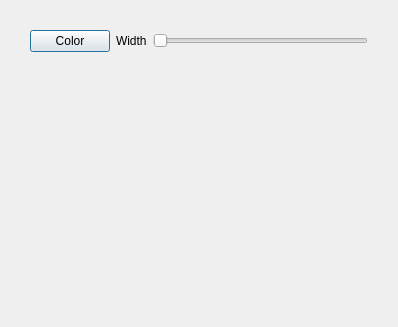
<?xml version="1.0" encoding="UTF-8"?>
<ui version="4.0">
 <class>HistogramWindow</class>
 <widget class="QDialog" name="HistogramWindow">
  <property name="geometry">
   <rect>
    <x>0</x>
    <y>0</y>
    <width>398</width>
    <height>327</height>
   </rect>
  </property>
  <property name="minimumSize">
   <size>
    <width>250</width>
    <height>250</height>
   </size>
  </property>
  <property name="windowTitle">
   <string>Dialog</string>
  </property>
  <property name="windowIcon">
   <iconset resource="resources.qrc">
    <normaloff>:/icons/graph.svg</normaloff>:/icons/graph.svg</iconset>
  </property>
  <layout class="QGridLayout" name="gridLayout">
   <property name="leftMargin">
    <number>30</number>
   </property>
   <property name="topMargin">
    <number>30</number>
   </property>
   <property name="rightMargin">
    <number>30</number>
   </property>
   <property name="bottomMargin">
    <number>30</number>
   </property>
   <item row="1" column="0" colspan="3">
    <widget class="QCustomPlot" name="customPlot" native="true">
     <property name="contextMenuPolicy">
      <enum>Qt::DefaultContextMenu</enum>
     </property>
    </widget>
   </item>
   <item row="0" column="2">
    <widget class="QSlider" name="horizontalSlider">
     <property name="orientation">
      <enum>Qt::Horizontal</enum>
     </property>
    </widget>
   </item>
   <item row="0" column="0">
    <widget class="QPushButton" name="pushButton">
     <property name="text">
      <string>Color</string>
     </property>
    </widget>
   </item>
   <item row="0" column="1">
    <widget class="QLabel" name="label">
     <property name="text">
      <string>Width</string>
     </property>
    </widget>
   </item>
  </layout>
 </widget>
 <customwidgets>
  <customwidget>
   <class>QCustomPlot</class>
   <extends>QWidget</extends>
   <header>qcustomplot.h</header>
   <container>1</container>
  </customwidget>
 </customwidgets>
 <resources>
  <include location="resources.qrc"/>
 </resources>
 <connections/>
</ui>
